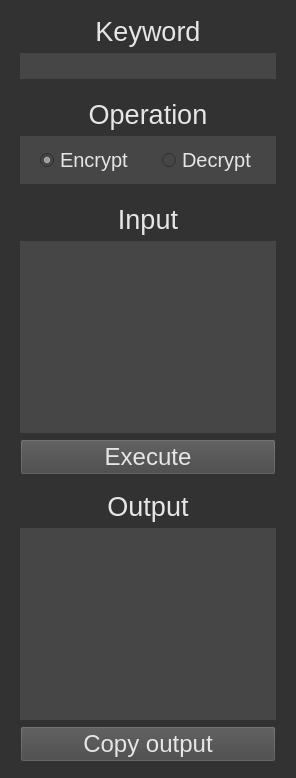
         <widget class="QFrame" name="verticalFrame_2">
          <property name="styleSheet">
           <string notr="true">background-color: rgb(50, 50, 50);</string>
          </property>
          <layout class="QVBoxLayout" name="layout_sub_right">
           <item>
            <widget class="QFrame" name="frame_keyword">
             <layout class="QVBoxLayout" name="verticalLayout">
              <property name="topMargin">
               <number>5</number>
              </property>
              <property name="bottomMargin">
               <number>5</number>
              </property>
              <item>
               <widget class="QLabel" name="label_keyword">
                <property name="font">
                 <font>
                  <pointsize>20</pointsize>
                 </font>
                </property>
                <property name="styleSheet">
                 <string notr="true">color: rgb(230, 230, 230);</string>
                </property>
                <property name="lineWidth">
                 <number>1</number>
                </property>
                <property name="text">
                 <string>Keyword</string>
                </property>
                <property name="alignment">
                 <set>Qt::AlignCenter</set>
                </property>
               </widget>
              </item>
              <item>
               <widget class="QLineEdit" name="keyword">
                <property name="font">
                 <font>
                  <pointsize>15</pointsize>
                 </font>
                </property>
                <property name="styleSheet">
                 <string notr="true">color: rgb(230, 230, 230);
background-color: rgb(70, 70, 70);
border: none;</string>
                </property>
                <property name="clearButtonEnabled">
                 <bool>true</bool>
                </property>
               </widget>
              </item>
             </layout>
            </widget>
           </item>
           <item>
            <widget class="QFrame" name="frame_operations">
             <property name="maximumSize">
              <size>
               <width>16777215</width>
               <height>120</height>
              </size>
             </property>
             <layout class="QVBoxLayout" name="verticalLayout_3">
              <item>
               <widget class="QLabel" name="label_operation">
                <property name="font">
                 <font>
                  <pointsize>20</pointsize>
                 </font>
                </property>
                <property name="styleSheet">
                 <string notr="true">color: rgb(230, 230, 230);</string>
                </property>
                <property name="text">
                 <string>Operation</string>
                </property>
                <property name="alignment">
                 <set>Qt::AlignCenter</set>
                </property>
               </widget>
              </item>
              <item>
               <widget class="QFrame" name="frame">
                <property name="styleSheet">
                 <string notr="true">
background-color: rgb(70, 70, 70);</string>
                </property>
                <layout class="QHBoxLayout" name="layout_operations">
                 <item alignment="Qt::AlignHCenter|Qt::AlignVCenter">
                  <widget class="QRadioButton" name="encrypt_radio">
                   <property name="font">
                    <font>
                     <pointsize>15</pointsize>
                    </font>
                   </property>
                   <property name="styleSheet">
                    <string notr="true">color: rgb(230, 230, 230);</string>
                   </property>
                   <property name="text">
                    <string>Encrypt</string>
                   </property>
                   <property name="checked">
                    <bool>true</bool>
                   </property>
                  </widget>
                 </item>
                 <item alignment="Qt::AlignHCenter|Qt::AlignVCenter">
                  <widget class="QRadioButton" name="decrypt_radio">
                   <property name="font">
                    <font>
                     <pointsize>15</pointsize>
                    </font>
                   </property>
                   <property name="styleSheet">
                    <string notr="true">color: rgb(230, 230, 230);</string>
                   </property>
                   <property name="text">
                    <string>Decrypt</string>
                   </property>
                  </widget>
                 </item>
                </layout>
               </widget>
              </item>
             </layout>
            </widget>
           </item>
           <item>
            <widget class="QFrame" name="frame_input_data">
             <layout class="QVBoxLayout" name="groupBox_input">
              <property name="topMargin">
               <number>5</number>
              </property>
              <property name="bottomMargin">
               <number>5</number>
              </property>
              <item>
               <widget class="QLabel" name="label_text">
                <property name="font">
                 <font>
                  <pointsize>20</pointsize>
                 </font>
                </property>
                <property name="styleSheet">
                 <string notr="true">color: rgb(230, 230, 230);</string>
                </property>
                <property name="text">
                 <string>Input</string>
                </property>
                <property name="alignment">
                 <set>Qt::AlignCenter</set>
                </property>
               </widget>
              </item>
              <item>
               <widget class="QPlainTextEdit" name="input_field">
                <property name="font">
                 <font>
                  <pointsize>15</pointsize>
                 </font>
                </property>
                <property name="styleSheet">
                 <string notr="true">color: rgb(230, 230, 230);
background-color: rgb(70, 70, 70);</string>
                </property>
                <property name="frameShape">
                 <enum>QFrame::NoFrame</enum>
                </property>
                <property name="undoRedoEnabled">
                 <bool>true</bool>
                </property>
                <property name="plainText">
                 <string/>
                </property>
               </widget>
              </item>
              <item>
               <widget class="QPushButton" name="button_execute">
                <property name="font">
                 <font>
                  <pointsize>18</pointsize>
                 </font>
                </property>
                <property name="styleSheet">
                 <string notr="true">color: rgb(230, 230, 230);
background-color: rgb(70, 70, 70);</string>
                </property>
                <property name="text">
                 <string>Execute</string>
                </property>
               </widget>
              </item>
             </layout>
            </widget>
           </item>
           <item>
            <widget class="QFrame" name="frame_output">
             <layout class="QVBoxLayout" name="verticalLayout_8">
              <property name="topMargin">
               <number>5</number>
              </property>
              <property name="bottomMargin">
               <number>5</number>
              </property>
              <item>
               <widget class="QLabel" name="label_result">
                <property name="font">
                 <font>
                  <pointsize>20</pointsize>
                 </font>
                </property>
                <property name="styleSheet">
                 <string notr="true">color: rgb(230, 230, 230);</string>
                </property>
                <property name="text">
                 <string>Output</string>
                </property>
                <property name="alignment">
                 <set>Qt::AlignCenter</set>
                </property>
               </widget>
              </item>
              <item>
               <widget class="QPlainTextEdit" name="output_field">
                <property name="font">
                 <font>
                  <pointsize>15</pointsize>
                 </font>
                </property>
                <property name="styleSheet">
                 <string notr="true">color: rgb(230, 230, 230);
background-color: rgb(70, 70, 70);</string>
                </property>
                <property name="frameShape">
                 <enum>QFrame::NoFrame</enum>
                </property>
                <property name="readOnly">
                 <bool>true</bool>
                </property>
                <property name="plainText">
                 <string/>
                </property>
               </widget>
              </item>
              <item>
               <widget class="QPushButton" name="button_copy_output">
                <property name="font">
                 <font>
                  <pointsize>18</pointsize>
                 </font>
                </property>
                <property name="styleSheet">
                 <string notr="true">color: rgb(230, 230, 230);
background-color: rgb(70, 70, 70);</string>
                </property>
                <property name="text">
                 <string>Copy output</string>
                </property>
               </widget>
              </item>
             </layout>
            </widget>
           </item>
          </layout>
         </widget>
